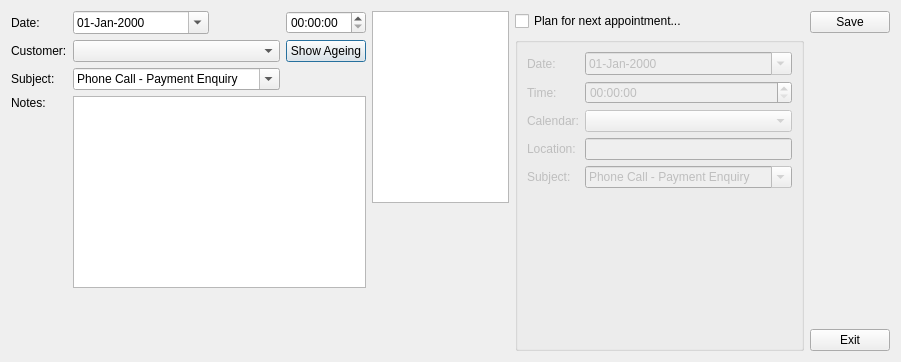
<?xml version="1.0" encoding="UTF-8"?>
<ui version="4.0">
 <class>ExtendedNewAction</class>
 <widget class="QDialog" name="ExtendedNewAction">
  <property name="geometry">
   <rect>
    <x>0</x>
    <y>0</y>
    <width>901</width>
    <height>362</height>
   </rect>
  </property>
  <property name="windowTitle">
   <string>New Action</string>
  </property>
  <layout class="QHBoxLayout" name="horizontalLayout">
   <item>
    <layout class="QGridLayout" name="gridLayout">
     <item row="2" column="0">
      <widget class="QLabel" name="label_3">
       <property name="text">
        <string>Customer:</string>
       </property>
      </widget>
     </item>
     <item row="0" column="0">
      <widget class="QLabel" name="label">
       <property name="text">
        <string>Date:</string>
       </property>
      </widget>
     </item>
     <item row="0" column="1" colspan="2">
      <widget class="QDateEdit" name="dtpDate">
       <property name="displayFormat">
        <string>dd-MMM-yyyy</string>
       </property>
       <property name="calendarPopup">
        <bool>true</bool>
       </property>
      </widget>
     </item>
     <item row="4" column="0">
      <widget class="QLabel" name="label_5">
       <property name="text">
        <string>Notes:</string>
       </property>
       <property name="alignment">
        <set>Qt::AlignLeading|Qt::AlignLeft|Qt::AlignTop</set>
       </property>
      </widget>
     </item>
     <item row="2" column="1" colspan="3">
      <widget class="QComboBox" name="cboCustomer"/>
     </item>
     <item row="3" column="0">
      <widget class="QLabel" name="label_4">
       <property name="text">
        <string>Subject:</string>
       </property>
      </widget>
     </item>
     <item row="3" column="1" colspan="3">
      <widget class="QComboBox" name="cboSubject">
       <property name="editable">
        <bool>true</bool>
       </property>
       <item>
        <property name="text">
         <string>Phone Call - Payment Enquiry</string>
        </property>
       </item>
       <item>
        <property name="text">
         <string>Phone Call - Payment Follow Up</string>
        </property>
       </item>
      </widget>
     </item>
     <item row="4" column="1" colspan="4">
      <widget class="QTextEdit" name="txtNotes">
       <property name="maximumSize">
        <size>
         <width>16777215</width>
         <height>192</height>
        </size>
       </property>
      </widget>
     </item>
     <item row="2" column="4">
      <widget class="QPushButton" name="cmdShowAgeing">
       <property name="text">
        <string>Show Ageing</string>
       </property>
      </widget>
     </item>
     <item row="5" column="1">
      <spacer name="verticalSpacer_3">
       <property name="orientation">
        <enum>Qt::Vertical</enum>
       </property>
       <property name="sizeHint" stdset="0">
        <size>
         <width>20</width>
         <height>40</height>
        </size>
       </property>
      </spacer>
     </item>
     <item row="0" column="4">
      <widget class="QTimeEdit" name="dtpTime"/>
     </item>
    </layout>
   </item>
   <item>
    <layout class="QVBoxLayout" name="verticalLayout_3">
     <item>
      <widget class="QTextBrowser" name="textBrowser"/>
     </item>
     <item>
      <spacer name="verticalSpacer_4">
       <property name="orientation">
        <enum>Qt::Vertical</enum>
       </property>
       <property name="sizeHint" stdset="0">
        <size>
         <width>20</width>
         <height>40</height>
        </size>
       </property>
      </spacer>
     </item>
    </layout>
   </item>
   <item>
    <layout class="QVBoxLayout" name="verticalLayout_2">
     <item>
      <widget class="QCheckBox" name="checkBox">
       <property name="text">
        <string>Plan for next appointment...</string>
       </property>
      </widget>
     </item>
     <item>
      <widget class="QGroupBox" name="groupBox">
       <property name="enabled">
        <bool>false</bool>
       </property>
       <property name="title">
        <string/>
       </property>
       <property name="checkable">
        <bool>false</bool>
       </property>
       <layout class="QGridLayout" name="gridLayout_2">
        <item row="2" column="0">
         <widget class="QLabel" name="label_8">
          <property name="text">
           <string>Calendar:</string>
          </property>
         </widget>
        </item>
        <item row="0" column="0">
         <widget class="QLabel" name="label_6">
          <property name="text">
           <string>Date:</string>
          </property>
         </widget>
        </item>
        <item row="4" column="0">
         <widget class="QLabel" name="label_11">
          <property name="text">
           <string>Subject:</string>
          </property>
         </widget>
        </item>
        <item row="3" column="1" colspan="2">
         <widget class="QLineEdit" name="txtNextLocation"/>
        </item>
        <item row="3" column="0">
         <widget class="QLabel" name="label_10">
          <property name="text">
           <string>Location:</string>
          </property>
         </widget>
        </item>
        <item row="0" column="1" colspan="2">
         <widget class="QDateEdit" name="dtpNextDate">
          <property name="displayFormat">
           <string>dd-MMM-yyyy</string>
          </property>
          <property name="calendarPopup">
           <bool>true</bool>
          </property>
         </widget>
        </item>
        <item row="5" column="2">
         <spacer name="verticalSpacer_2">
          <property name="orientation">
           <enum>Qt::Vertical</enum>
          </property>
          <property name="sizeHint" stdset="0">
           <size>
            <width>20</width>
            <height>165</height>
           </size>
          </property>
         </spacer>
        </item>
        <item row="1" column="1" colspan="2">
         <widget class="QTimeEdit" name="dtpNextTime"/>
        </item>
        <item row="1" column="0">
         <widget class="QLabel" name="label_7">
          <property name="text">
           <string>Time:</string>
          </property>
         </widget>
        </item>
        <item row="2" column="1" colspan="2">
         <widget class="QComboBox" name="cboNextCalendar"/>
        </item>
        <item row="4" column="1" colspan="2">
         <widget class="QComboBox" name="cboNextSubject">
          <property name="editable">
           <bool>true</bool>
          </property>
          <item>
           <property name="text">
            <string>Phone Call - Payment Enquiry</string>
           </property>
          </item>
          <item>
           <property name="text">
            <string>Phone Call - Payment Follow Up</string>
           </property>
          </item>
         </widget>
        </item>
       </layout>
      </widget>
     </item>
    </layout>
   </item>
   <item>
    <layout class="QVBoxLayout" name="verticalLayout">
     <item>
      <widget class="QPushButton" name="cmdSave">
       <property name="text">
        <string>Save</string>
       </property>
      </widget>
     </item>
     <item>
      <spacer name="verticalSpacer">
       <property name="orientation">
        <enum>Qt::Vertical</enum>
       </property>
       <property name="sizeHint" stdset="0">
        <size>
         <width>20</width>
         <height>40</height>
        </size>
       </property>
      </spacer>
     </item>
     <item>
      <widget class="QPushButton" name="cmdExit">
       <property name="text">
        <string>Exit</string>
       </property>
      </widget>
     </item>
    </layout>
   </item>
  </layout>
 </widget>
 <resources/>
 <connections>
  <connection>
   <sender>groupBox</sender>
   <signal>toggled(bool)</signal>
   <receiver>groupBox</receiver>
   <slot>setEnabled(bool)</slot>
   <hints>
    <hint type="sourcelabel">
     <x>467</x>
     <y>219</y>
    </hint>
    <hint type="destinationlabel">
     <x>467</x>
     <y>219</y>
    </hint>
   </hints>
  </connection>
  <connection>
   <sender>checkBox</sender>
   <signal>toggled(bool)</signal>
   <receiver>groupBox</receiver>
   <slot>setEnabled(bool)</slot>
   <hints>
    <hint type="sourcelabel">
     <x>387</x>
     <y>17</y>
    </hint>
    <hint type="destinationlabel">
     <x>392</x>
     <y>38</y>
    </hint>
   </hints>
  </connection>
 </connections>
</ui>
